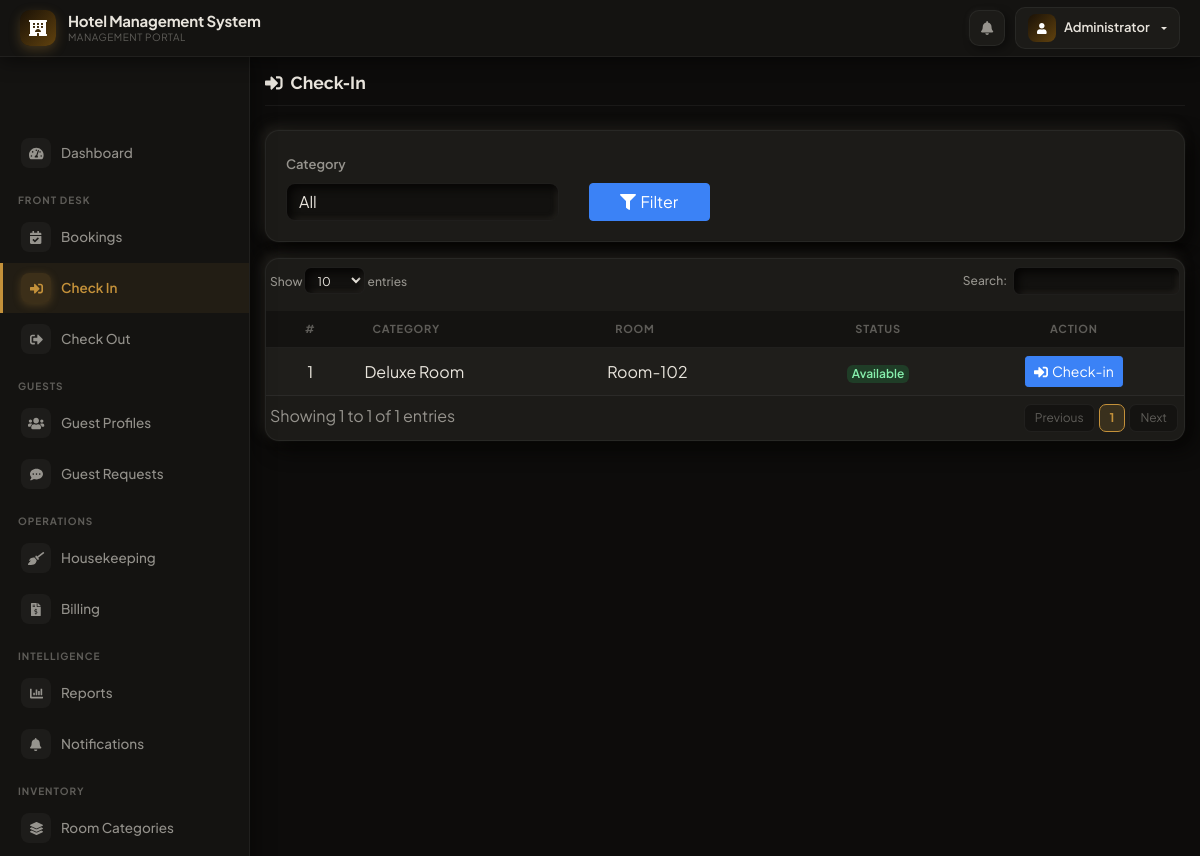
The app's page /admin/index.php?page=check_in (signed in) with its own data.
### tables this page shows
CREATE TABLE `rooms` (
  `id` int(30) NOT NULL,
  `room` varchar(30) NOT NULL,
  `category_id` int(30) NOT NULL,
  `status` tinyint(1) NOT NULL DEFAULT 0 COMMENT '0 = Available , 1= Unvailables'
);

### admin/check_in.php (the view, shortened to what this page needs)
<?php include('db_connect.php'); ?>
<div class="container-fluid py-3">
  <div class="page-header mb-4">
    <h5 class="page-title"><i class="fa fa-sign-in-alt mr-2"></i>Check-In</h5>
  </div>
  <div class="card mb-3">
    <div class="card-body">
      <form id="filter">
        <div class="row align-items-end">
          <div class="col-md-4">
            <label class="control-label">Category</label>
            <select class="custom-select" name="category_id">
              <option value="all" <?php echo isset($_GET['category_id']) && $_GET['category_id'] == 'all' ? 'selected' : ''; ?>>All</option>
              <?php
              $cat = $conn->query("SELECT * FROM room_categories ORDER BY name ASC");
              while ($row = $cat->fetch_assoc()) {
                  $cat_name[$row['id']] = $row['name'];
              ?>
              <?php } ?>
            </select>
          </div>
          <div class="col-md-2">
            <button class="btn btn-primary btn-block mt-2">
              <i class="fa fa-filter mr-1"></i>Filter
            </button>
          </div>
        </div>
      </form>
    </div>
  </div>
  <div class="card">
    <div class="card-body p-0">
      <table class="table table-hover mb-0" id="checkin-table">
        <thead>
          <tr>
            <th class="text-center">#</th>
            <th>Category</th>
            <th>Room</th>
            <th class="text-center">Status</th>
            <th class="text-center">Action</th>
          </tr>
        </thead>
        <tbody>
          <?php
          $i = 1;
          $where = '';
          if (empty($where)) {
              $where .= " WHERE status = '0' ";
          } else {
              $where .= " AND status = '0' ";
          }
          $rooms = $conn->query("SELECT * FROM rooms " . $where . " ORDER BY id ASC");
          while ($row = $rooms->fetch_assoc()):
          ?>
          <tr>
            <td class="text-center"><?php echo $i++; ?></td>
            <td><?php echo htmlspecialchars($cat_name[$row['category_id']] ?? '—'); ?></td>
            <td><?php echo htmlspecialchars($row['room']); ?></td>
            <?php if ($row['status'] == 0): ?>
              <td class="text-center"><span class="badge badge-success">Available</span></td>
            <?php else: ?>
              <td class="text-center"><span class="badge badge-secondary">Unavailable</span></td>
            <?php endif; ?>
            <td class="text-center">
              <button class="btn btn-sm btn-primary check_in" type="button" data-id="<?php echo $row['id']; ?>">
                <i class="fa fa-sign-in-alt mr-1"></i>Check-in
              </button>
            </td>
          </tr>
          <?php endwhile; ?>
        </tbody>
      </table>
    </div>
  </div>
</div>

### admin/assets/css/style.css (style rules this page uses)
body { font-family: "Open Sans", sans-serif; color: #444444; width: 100%; height: calc(100%); }
h1, h2, h3, h4, h5, h6 { font-family: "Raleway", sans-serif; }

### admin/assets/css/dashboard.css (style rules this page uses)
:root { --brand: #c4913a; --brand-light: #d4a84b; --brand-glow: rgba(196, 145, 58, 0.26); --brand-gradient: linear-gradient(135deg, #1a1106 0%, rgba(100, 68, 14, 0.96) 100%); --bg-base: #0d0c0b; --bg-surface: rgb(20, 19, 17); --bg-raised: rgb(28, 27, 24); --bg-elevated: rgb(36, 34, 30); --bg-input: rgb(18, 17, 15); --border-subtle: rgba(255, 255, 255, 0.055); --border-brand: rgba(196, 145, 58, 0.35); --text-primary: #e8e4dc; --text-secondary: rgba(232, 228, 220, 0.60); --text-muted: rgba(232, 228, 220, 0.35); --shadow-neu: 8px 8px 20px rgb(6, 5, 4), -4px -4px 12px rgb(34, 32, 28), 0 0 0 1px rgba(255, 255, 255, 0.04); --shadow-neu-hover: 12px 12px 28px rgb(4, 3, 2), -6px -6px 16px rgb(40, 38, 34); --shadow-inset: inset 4px 4px 8px rgb(6, 5, 4), inset -2px -2px 5px rgb(36, 34, 30); }
body { background: var(--bg-base) !important; color: var(--text-primary) !important; font-family: 'Plus Jakarta Sans', 'Poppins', 'Segoe UI', sans-serif !important; }
.card { background: var(--bg-raised) !important; border: 1px solid var(--border-subtle) !important; border-radius: 14px !important; box-shadow: var(--shadow-neu) !important; color: var(--text-primary); }
.card-body { color: var(--text-primary); }
.table { color: var(--text-primary) !important; border-color: var(--border-subtle) !important; }
.table td, .table th { border-color: var(--border-subtle) !important; vertical-align: middle; }
.table thead th { background: var(--bg-surface) !important; color: var(--text-muted) !important; font-size: 11px; font-weight: 700; text-transform: uppercase; letter-spacing: 0.07em; border-bottom: 1px solid var(--border-subtle) !important; padding: 10px 14px; }
.table tbody tr { transition: background 0.15s; }
.badge { border-radius: 6px !important; font-weight: 600 !important; }
.badge-success { background: rgba(34,197,94,0.18) !important; color: #86efac !important; }
.form-control, .custom-select { background: var(--bg-input) !important; border: 1px solid var(--border-subtle) !important; border-radius: 9px !important; color: var(--text-primary) !important; box-shadow: var(--shadow-inset) !important; transition: border-color 0.18s, box-shadow 0.18s; }
label { color: var(--text-secondary) !important; font-size: 13px; font-weight: 600; }
.btn-primary { background: #3b82f6 !important; border-color: #3b82f6 !important; }
table.dataTable { border-collapse: collapse !important; }
table.dataTable thead th, table.dataTable thead td { background: var(--bg-surface) !important; color: var(--text-muted) !important; border-bottom: 1px solid var(--border-subtle) !important; border-top: none !important; font-size: 11px; font-weight: 700; text-transform: uppercase; letter-spacing: 0.07em; }
table.dataTable.no-footer { border-bottom: 1px solid var(--border-subtle) !important; }
table.dataTable tbody tr { background: transparent !important; }
table.dataTable tbody tr.odd td { background: rgba(255,255,255,0.012) !important; }
table.dataTable tbody td { border-color: var(--border-subtle) !important; color: var(--text-primary) !important; }
table.dataTable thead .sorting, table.dataTable thead .sorting_asc, table.dataTable thead .sorting_desc { background-color: var(--bg-surface) !important; color: var(--text-muted) !important; }
table.dataTable thead .sorting:before, table.dataTable thead .sorting:after, table.dataTable thead .sorting_asc:before, table.dataTable thead .sorting_asc:after, table.dataTable thead .sorting_desc:before, table.dataTable thead .sorting_desc:after { color: var(--text-muted) !important; opacity: 0.5; }
table.dataTable thead .sorting_asc:after, table.dataTable thead .sorting_desc:after { color: var(--brand) !important; opacity: 1; }
select option { background: var(--bg-raised); color: var(--text-primary); }
.page-header { display: flex; align-items: center; justify-content: space-between; padding-bottom: 12px; border-bottom: 1px solid var(--border-subtle); margin-bottom: 1.25rem; }
.page-title { font-size: 1.1rem; font-weight: 700; color: var(--text-primary); margin: 0; }

### records on screen
rooms: category "Deluxe Room", room "Room-102", status "Available"

### other values on screen
$_SESSION['setting_hotel_name'] "Hotel Management System"
$_SESSION['login_name'] "Administrator"
